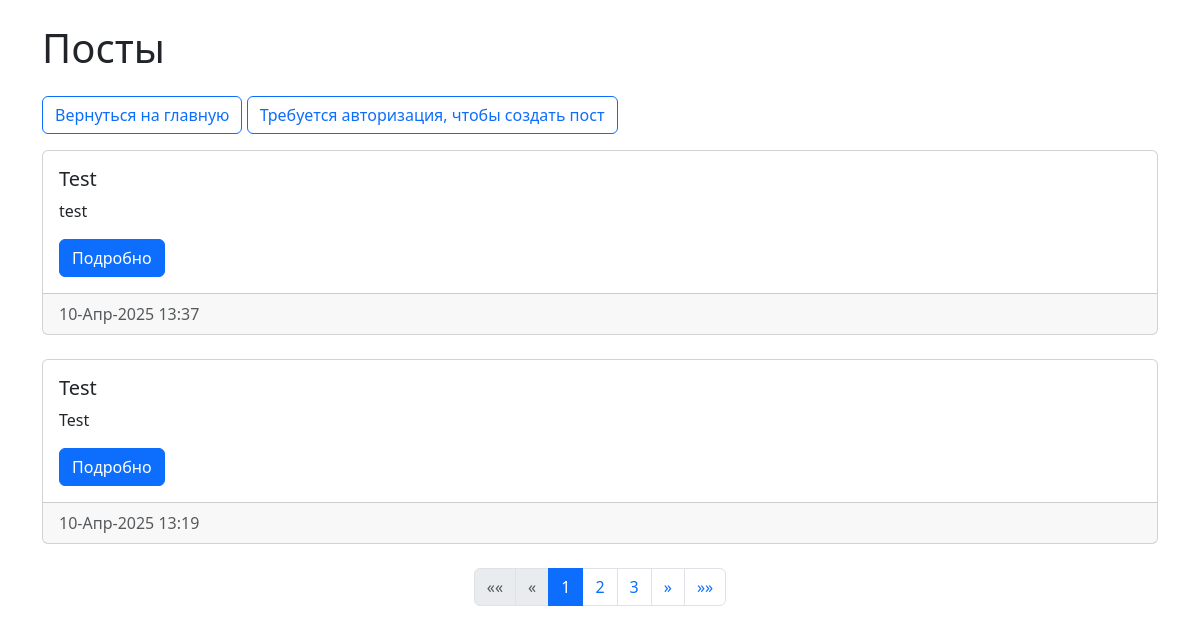
Page /news/ on the committed database.
### newapp/models.py (models this page shows, shortened)
class Post(models.Model):
    author = models.ForeignKey(
        Author,
        on_delete=models.CASCADE,
        verbose_name='Автор'
    )
    NEWS = 'NW'
    ARTICLE = 'AR'
    CATEGORY_CHOICES = (
        (NEWS, 'Новость'),
        (ARTICLE, 'Статья'),
    )
    CategoryType = models.CharField(
        max_length=2,
        choices=CATEGORY_CHOICES,
        default=ARTICLE,
        verbose_name='Тип поста'
    )
    dateCreation = models.DateTimeField(auto_now_add=True)
    categories = models.ManyToManyField(
        Category,
        through='PostCategory',
        verbose_name='Категории'
    )
    title = models.CharField(
        max_length=128,
        verbose_name='Заголовок'
    )
    text = models.TextField(verbose_name='Содержание')
    rating = models.SmallIntegerField(default=0, verbose_name='Рейтинг')
    is_sented = models.BooleanField(default=False)
    class Meta:
        verbose_name = 'Пост'
        verbose_name_plural = 'Посты'

### newapp/views.py (the view)
# urls.py: path('news/', news_list, name='post_list'),
def news_list(request):
    posts = Post.objects.all().order_by('-id')
    paginator = Paginator(posts, 2)
    page_number = request.GET.get('page')
    page_obj = paginator.get_page(page_number)
    context = {
        'page_obj': page_obj
    }
    return render(request, 'news/news.html', context)

### newapp/templatetags/custom_filters.py (called while the page is built)
def censor(value):
    for word in BAD_WORDS:
        value = re.sub(
            r'\b' + re.escape(word) + r'\b',
            '*' * len(word),
            value,
            flags=re.IGNORECASE)
    return value

### templates/news/news.html (shortened to what this page needs)
{% extends 'default.html' %}
{% load custom_filters %}
{% block content %}
<div class="container mt-4">
    <h1>Посты</h1>
    <a href="{% url 'home' %}" class="btn btn-outline-primary my-3">Вернуться на главную</a>
    {% if request.user.is_authenticated and request.user|has_group:"authors"%}
        <a href="{% url 'post_create' %}" class="btn btn-outline-primary my-3">Создать пост</a>
    {% elif not request.user.is_authenticated %}
        <a href="/accounts/" class="btn btn-outline-primary my-3">
            Требуется авторизация, чтобы создать пост
        </a>
    {% else %}
        <a href="/accounts/" class="btn btn-outline-primary my-3">
            Нужно быть автором, чтобы создать пост
        </a>
    {% endif %}
    <div class="row">
        {% for post in page_obj %}
            <div class="col-md-12 mb-4">
                <div class="card">
                    <div class="card-body ">
                        <h5 class="card-title">{{ post.title|censor }}</h5>
                        <p class="card-text">{{ post.text|truncatechars:51|censor }}</p>
                        <a href="{% url 'post_detail' post.id %}" class="btn btn-primary">Подробно</a>
                    </div>
                    <div class="card-footer text-muted">
                        {{ post.dateCreation|date:"d-M-Y H:i" }}
                    </div>
                </div>
            </div>
        {% empty %}
            <p>Нет новостей для отображения.</p>
        {% endfor %}
    </div>
    <nav aria-label="Page navigation">
        <ul class="pagination justify-content-center">
            {% if page_obj.has_previous %}
                <li class="page-item">
                    <a class="page-link" href="?page=1" aria-label="Первая">
                        <span aria-hidden="true">&laquo;&laquo;</span>
                    </a>
                </li>
                <li class="page-item">
                    <a class="page-link" href="?page={{ page_obj.previous_page_number }}" aria-label="Назад">
                        <span aria-hidden="true">&laquo;</span>
                    </a>
                </li>
            {% else %}
                <li class="page-item disabled"><span class="page-link">&laquo;&laquo;</span></li>
                <li class="page-item disabled"><span class="page-link">&laquo;</span></li>
            {% endif %}
            {% for num in page_obj.paginator.page_range %}
                {% if num == 1 or num == page_obj.paginator.num_pages %}
                    <li class="page-item {% if page_obj.number == num %}active{% endif %}">
                        <a class="page-link" href="?page={{ num }}">{{ num }}</a>
                    </li>
                {% elif num > page_obj.number|add:'-2' and num < page_obj.number|add:'2' %}
                    <li class="page-item {% if page_obj.number == num %}active{% endif %}">
                        <a class="page-link" href="?page={{ num }}">{{ num }}</a>
                    </li>
                {% elif num == page_obj.number|add:'-2' or num == page_obj.number|add:'2' %}
                    <li class="page-item disabled"><span class="page-link">...</span></li>
                {% endif %}
            {% endfor %}
            {% if page_obj.has_next %}
                <li class="page-item">
                    <a class="page-link" href="?page={{ page_obj.next_page_number }}" aria-label="Вперёд">
                        <span aria-hidden="true">&raquo;</span>
                    </a>
                </li>
                <li class="page-item">
                    <a class="page-link" href="?page={{ page_obj.paginator.num_pages }}" aria-label="Последняя">
                        <span aria-hidden="true">&raquo;&raquo;</span>
                    </a>
                </li>
            {% else %}
                <li class="page-item disabled"><span class="page-link">&raquo;</span></li>
                <li class="page-item disabled"><span class="page-link">&raquo;&raquo;</span></li>
            {% endif %}
        </ul>
    </nav>
</div>
{% endblock %}

### rows in the picture
Post: title|censor "Test", text|censor "test", dateCreation "10-Апр-2025 13:37"
Post: title|censor "Test", text|censor "Test", dateCreation "10-Апр-2025 13:19"

### other values in the picture
{{ num }} "1" "3"
{{ num }} "2"
